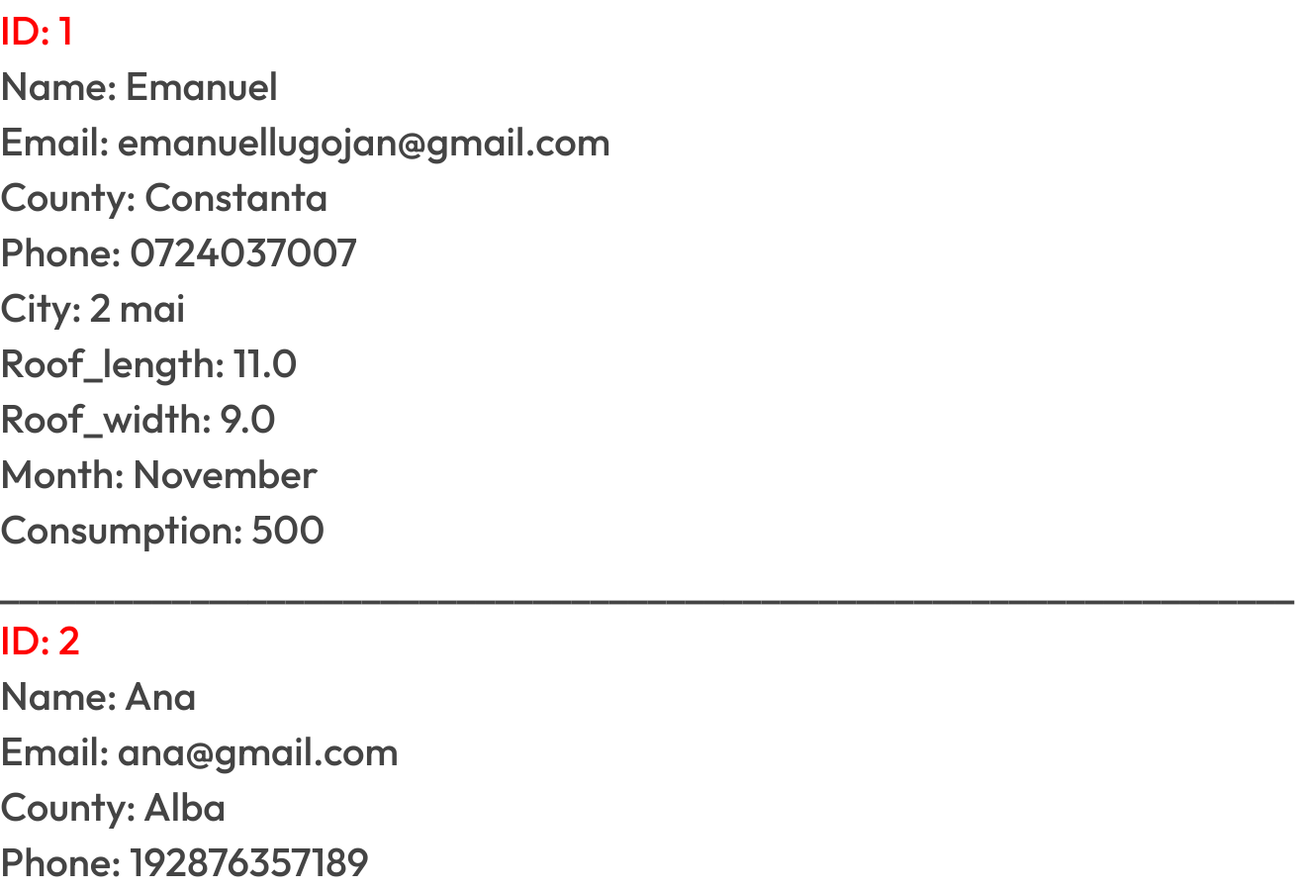
The page /database (middle part) on the database as committed earlier.
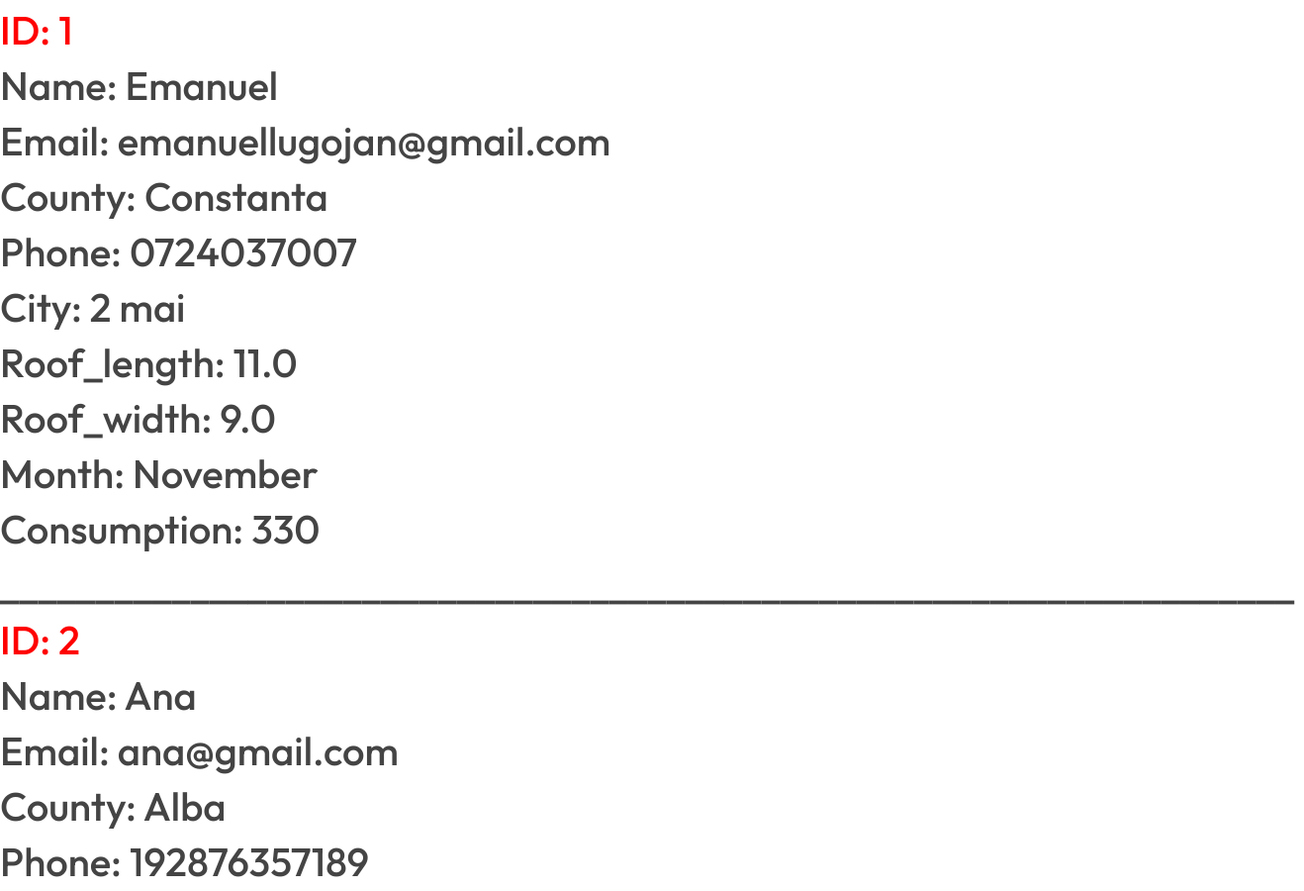
The same page on the database as committed later.
### website/models.py (models this page shows)
class User(db.Model, UserMixin):
    id = db.Column(db.Integer, primary_key=True)
    name = db.Column(db.String(150))
    email = db.Column(db.String(150), unique=True)
    password = db.Column(db.String(150))
    phone = db.Column(db.String(150))
    county = db.Column(db.String(150))
    city = db.Column(db.String(150))
    roof_length = db.Column(db.Float)
    roof_width = db.Column(db.Float)
    month = db.Column(db.String(150))
    consumption = db.Column(db.Integer)

### website/views.py (the view)
@views.route('/database')
def database():
    rows = User.query.count()
    return render_template('database.html', user=current_user, show_system=False , table_user=User.query.all(), rows=rows)

### website/templates/database.html (shortened to what this page needs)
{% extends "header_footer_general.html" %}
{% block content %}
<br>
<br>
<br>
<br>
<br>
<div style="display: block;">
{% for user in table_user %}
<h1>____________________________________________________________________</h1>
<h1 style="color: red;"> ID: {{user.id}} </h1>
<h1>Name: {{user.name}}</h1>
<h1>Email: {{user.email}}</h1>
<h1>County: {{user.county}}</h1>
<h1>Phone: {{user.phone}}</h1>
<h1>City: {{user.city}}</h1>
<h1>Roof_length: {{user.roof_length}}</h1>
<h1>Roof_width: {{user.roof_width}}</h1>
<h1>Month: {{user.month}}</h1>
<h1>Consumption: {{user.consumption}}</h1>
{% endfor %}
</div>
{% endblock %}

Rows that differ between the two databases and show on the page:
changed User "Emanuel": consumption "500" → "330"
